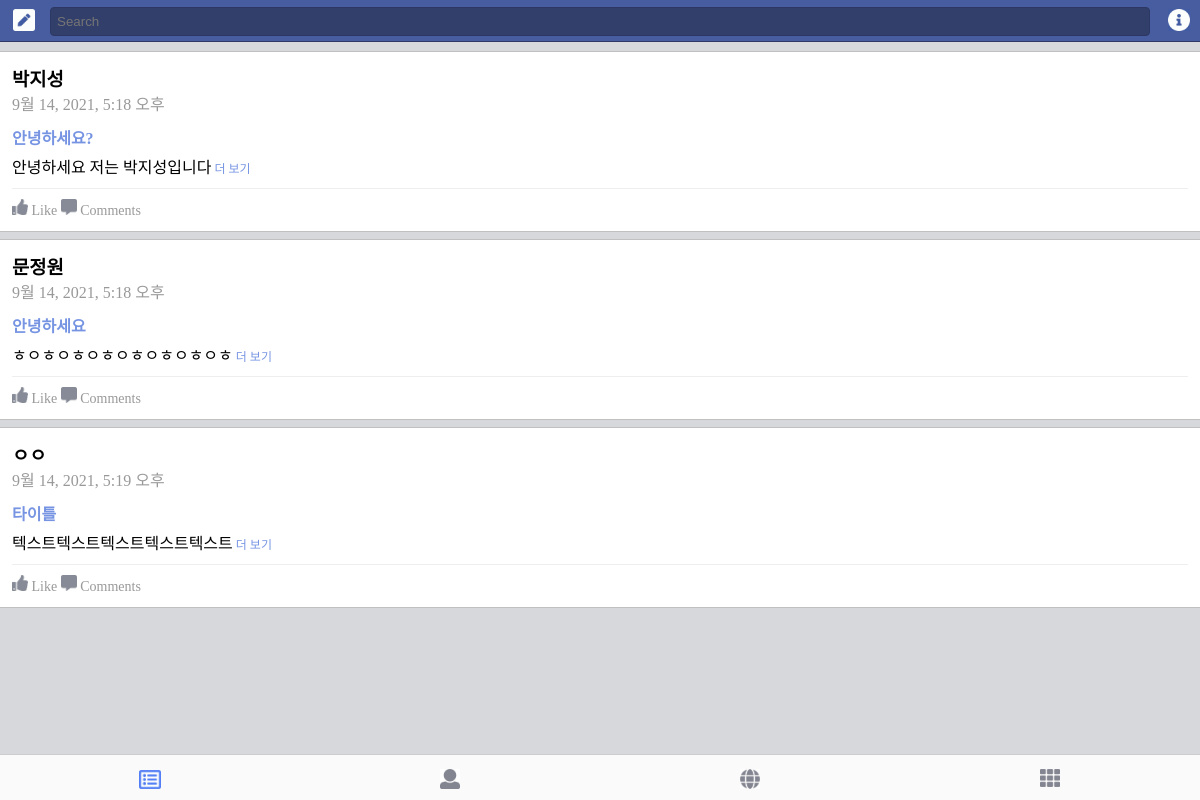
The app's page /, older data.
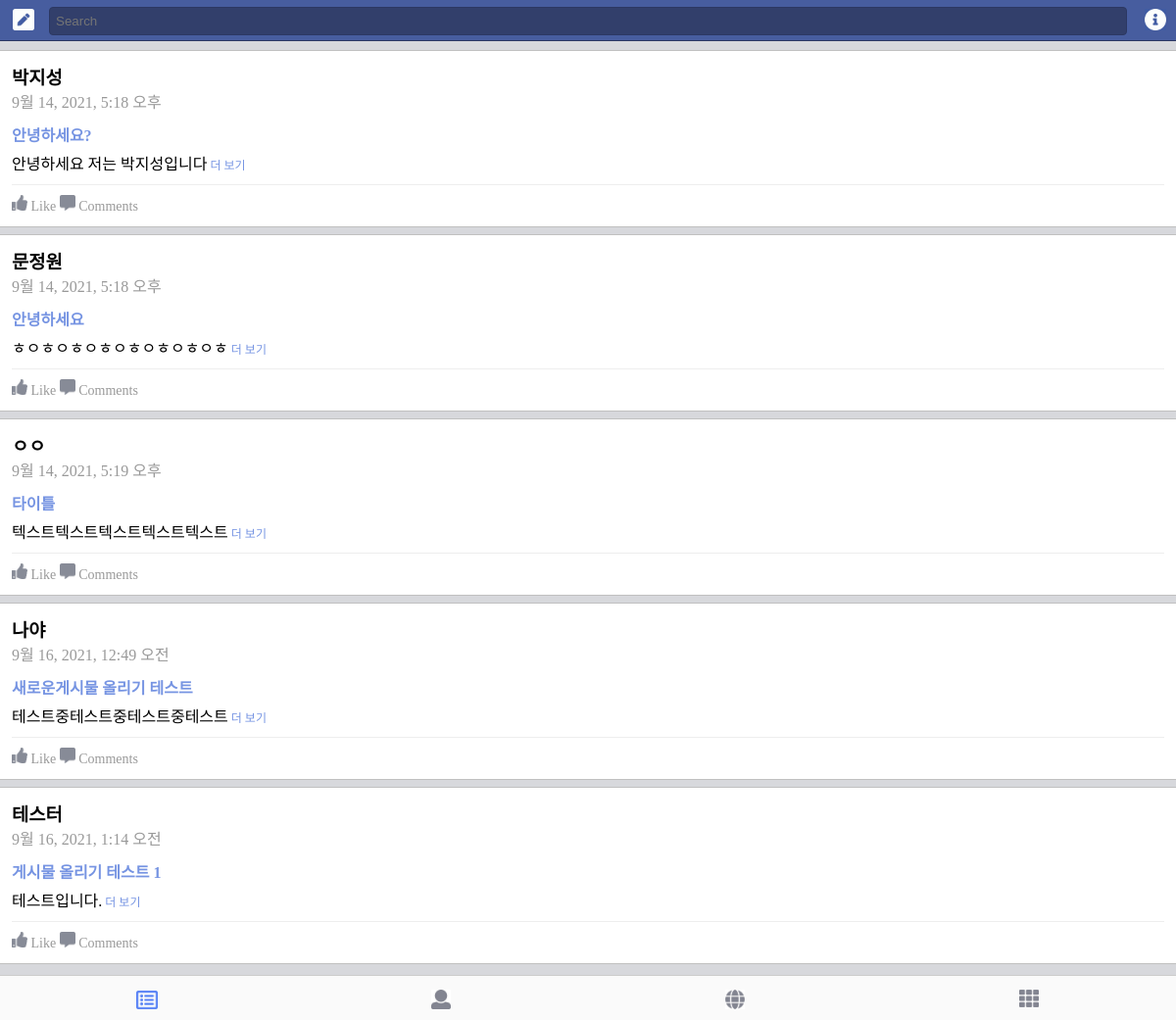
The same page, newer data.
### facebook/models.py (models this page shows, shortened)
class Article(models.Model):
    author = models.CharField(max_length=120)
    title = models.CharField(max_length=120)
    text = models.TextField()
    password = models.CharField(max_length=120)
    created_at = models.DateTimeField(auto_now_add=True)
    def summary(self):
        return self.text[:15]

### facebook/views.py (the view)
# urls.py: path('', newsfeed),
def newsfeed(request):
    articles = Article.objects.all()
    return render(request, 'newsfeed.html', {'articles': articles})

### facebook/templates/newsfeed.html (shortened to what this page needs)
<html>
<head>
</head>
<body>
    <div class="header">
        <div class="btn1"><a href="/new"><img src="/static/ic_pencil.jpg" width="22px" style="margin: 9px 0 0 13px"></a></div>
        <div class="search">
            <input type="text" class="searchbar" placeholder="Search">
        </div>
        <div class="btn2"><img src="/static/ic_info.jpg" width="22px" style="margin: 9px 0 0 13px"></div>
    </div>
    <div class="container">
        {% for feed in articles %}
        <div class="feed">
            <h3 class="name">{{ feed.author }}</h3>
            <div class="date">{{ feed.created_at }}</div>
            <a class="title">{{ feed.title }}</a>
            <p class="content">{{ feed.summary }}<a class="more" href="/feed/{{ feed.pk }}"> 더 보기</a></p>
            <div class="accessory">
                <img src="/static/ic_like.jpg" width="16px"> Like
                <a class="comments" href="/feed/{{ feed.pk }}/"><img src="/static/ic_comment.jpg" width="16px"> Comments</a>
            </div>
        </div>
        {% endfor %}
    </div>
    <div class="footer">
        <div class="tab1"><img src="/static/ic_feed.jpg" width="22px" style="margin-top: 15px"></div>
        <div class="tab2"><img src="/static/ic_person.jpg" width="20px" style="margin-top: 14px"></div>
        <div class="tab3"><img src="/static/ic_globe.jpg" width="20px" style="margin-top: 14px"></div>
        <div class="tab3"><img src="/static/ic_etc.jpg" width="20px" style="margin-top: 14px"></div>
    </div>
</body>
</html>

### facebook/templates/newsfeed.html (style rules this page uses)
body { background-color: #d7d8dc; }
* { box-sizing: border-box; margin: 0; padding: 0; }
.header { background-color: #475d9f; color: #fff; height: 42px; border-bottom: 1px solid #2c3863; position: fixed; top: 0; left: 0; right: 0; }
.btn1 { position: absolute; left: 0px; }
.search { position: absolute; left: 50px; right: 50px; }
.searchbar { border: 1px solid #2c3863; background-color: #323f6b; width: 100%; border-radius: 4px; padding: 6px; margin-top: 7px; color: #ffffff; }
.btn2 { position: absolute; right: 10px; }
.container { background-color: #d7d8dc; padding-bottom: 50px; padding-top: 44px; }
.footer { position: fixed; bottom: 0; left: 0; right: 0; border-top: 1px solid #cccccc; background-color: #fafafa; height: 46px; text-align: center; }
.tab1 { float: left; width: 25%; }
.tab2 { float: left; width: 25%; }
.tab3 { float: left; width: 25%; }
.date { color: #999; margin-bottom: 10px; }
.title { color: #6184dddd; font-weight: 600; }
.content { margin-top: 5px; }
.accessory { border-top: 1px solid #eee; padding-top: 10px; margin-top: 10px; color: #999; font-size: 14px; }
.feed { background-color: #ffffff; border-top: 1px solid #c0c0c0; border-bottom: 1px solid #c0c0c0; margin: 7px 0; padding: 12px; }
.more { font-size: 12px; color: #6184dddd; }
a { color: inherit; text-decoration: none; }

Row changes from the older to the newer data that the page shows:
added Article: author "나야", created_at "9월 16, 2021, 12:49 오전", title "새로운게시물 올리기 테스트", summary "테스트중테스트중테스트중테스트"
added Article: author "테스터", created_at "9월 16, 2021, 1:14 오전", title "게시물 올리기 테스트 1", summary "테스트입니다."
